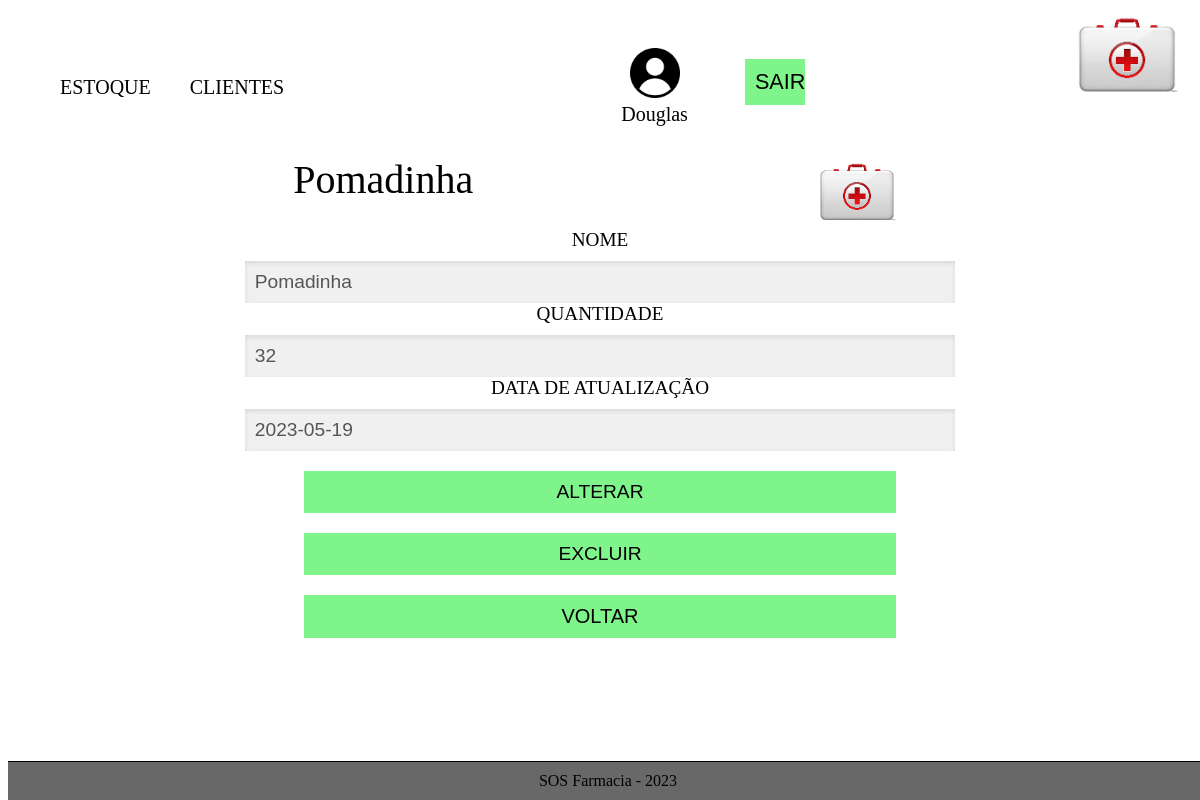
The app's page /tcc2.0/alterar_prod.php?id=3 (signed in) with its own data.
### tables this page shows
CREATE TABLE IF NOT EXISTS `produtos` (
  `IdProduto` int NOT NULL AUTO_INCREMENT,
  `NomeProd` varchar(50) NOT NULL,
  `QtndProd` int NOT NULL,
  `DataAtualProd` date NOT NULL,
  PRIMARY KEY (`IdProduto`)
);

### tcc2.0/alterar_prod.php (the view, shortened to what this page needs)
<?php
if($_SESSION['nome'] == NULL){
session_start();
session_destroy();
header('location: index.php');
exit;
}else{
include_once "includes/head.php";
include_once "includes/menu.php";
?>
<?php
	include_once 'php_action/conexao_bd.php';
	if (isset($_GET['id'])) {
		$id = mysqli_escape_string($connection, $_GET['id']);
		$sql = "SELECT * FROM Produtos WHERE IdProduto = '$id'";
		$resultado = mysqli_query($connection,$sql);
		$dados = mysqli_fetch_array($resultado);
	}
?>
<form action="php_action/alterar_produto.php" method="POST">
   <div class="topo">
   <h1><?php echo $dados['NomeProd']; ?></h1><img src="img/logoTcc.png" alt="logo">
   </div>
  <div class="form-group">
    <label for="text">NOME</label>
    <input type="text" name="nome" id="nome" value="<?php echo $dados['NomeProd']; ?>" required="">
  </div>
  <div class="form-group">
    <label for="e-mil">QUANTIDADE</label>
    <input  type="text" name="qtd" id="nome" value="<?php echo $dados['QtndProd']; ?>" required="">
  </div>
  <div class="form-group">
    <label for="e-mil">DATA DE ATUALIZAÇÃO</label>
    <input type="text" name="atualiData" id="nome" value="<?php echo $dados['DataAtualProd']; ?>" required="">
  </div>
  <div class="form-group">
    <button type="submit" name="btnAltProd" class="login-button">ALTERAR</button>
    <button type="submit" name="btnExcluirProd" class="login-button">EXCLUIR</button>
    <button type="submit" name="voltar" class="login-button"><a href="estoque.php">VOLTAR</a></button>
  </div>
</form>
<?php
include_once "includes/footer.php";
}
?>

### tcc2.0/style.css (style rules this page uses)
* { font-style: normal; font-weight:normal; }
a { text-align: center; font-size: 20px; color: black; font-weight:normal; font-style: normal; text-decoration: none; }
form { margin: o auto; }

### tcc2.0/alterar_prod.php (style rules this page uses)
form { width: 100%; height: auto; border: 0px; }
.topo { width: 80%; display: flex; justify-content: center; margin: 0px auto; }
.topo h1 { font-size: 40px; display: block; margin: 0px auto; }
.topo img { width: 100px; display: block; margin: 0px auto; }
.form-group label { display: block; font-size: 1.2em; color: #000; margin-bottom: 10px; }
input[type="text"], input[type="email"], input[type="password"] { width: 60%; display: block; margin: 0px auto; box-sizing: border-box; padding: 10px; border: none; background-color: #f0f0f0; font-size: 1.2em; color: #555; box-shadow: inset 0px 2px 5px rgba(0, 0, 0, 0.1); transition: box-shadow 0.3s ease; }
label { text-align: center; color: #000; }
.login-button { background-color: #7EF48A; border: none; color: #000; cursor: pointer; font-size: 1.2em; padding: 10px; width: 50%; transition: background-color 0.3s ease; transition: 0.25s; display: block; margin: 20px auto; }

### records on screen
produtos: NomeProd "Pomadinha", nome "Pomadinha", qtd "32", atualiData "2023-05-19"

### other values on screen
$_SESSION['nome'] "Douglas"
